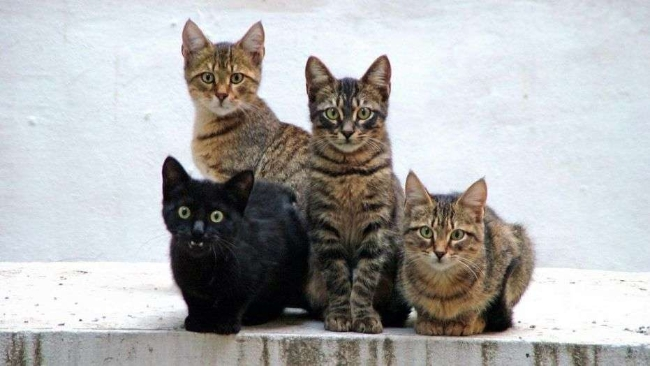
#> input picture cat.jpg, 650 x 366 px
$ python homework2_1.py
#> lines starting #> are read from the running program, lines starting #| are printed output that depends on the picture
import numpy as np
import cv2

def draw_circle(event, x, y, flags, param):
    global ix, iy, drawing, size, img1
    if event == cv2.EVENT_LBUTTONDOWN:
        drawing = True
        ix, iy = x, y
    if event == cv2.EVENT_MOUSEMOVE and flags == cv2.EVENT_FLAG_LBUTTON:
        if drawing == True:
            cv2.circle(img1, (x, y), size, (255, 255, 255), -1)
    if event == cv2.EVENT_LBUTTONUP:
        drawing = False

def changeSize(x):
    size = cv2.getTrackbarPos('size', 'image')
    return size

drawing = False
ix,iy = -1,-1
size = 3
img1 = cv2.imread("cat.jpg")
#> img1 is the input picture: shape (366, 650, 3); mean B, G, R 175.8, 175.7, 175.7
img2 = cv2.imread("cat.jpg")

cv2.namedWindow('image')
cv2.setMouseCallback('image', draw_circle)
cv2.createTrackbar('size', 'image', 1, 10, changeSize)
while(1):
    img = np.hstack((img1, img2))
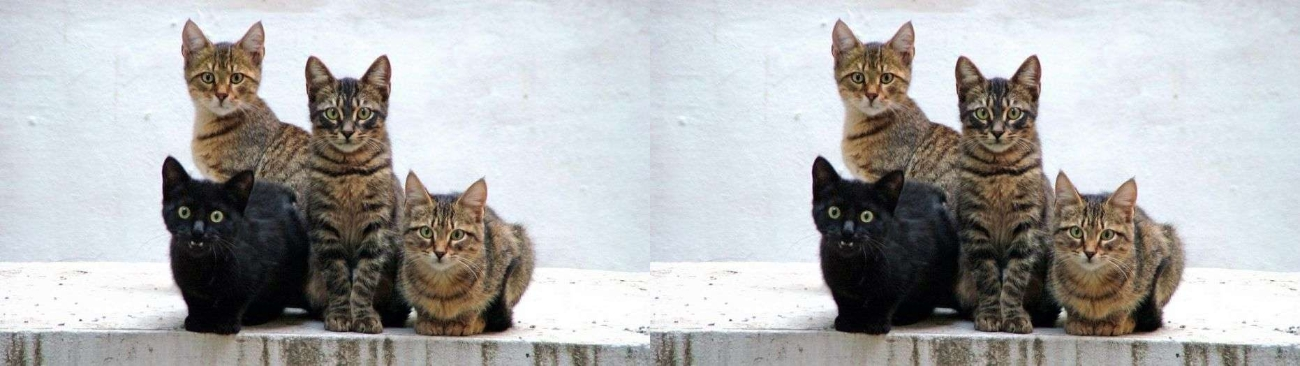
#> img: shape (366, 1300, 3); mean B, G, R 175.8, 175.7, 175.7
    cv2.imshow('image', img)
    size = cv2.getTrackbarPos('size', 'image')
    # 按ESC退出
    if cv2.waitKey(1) & 0xFF == 27:
#> (key Esc is pressed here)
        break
cv2.destroyAllWindows()

$ run again, with human.jpg copied over cat.jpg
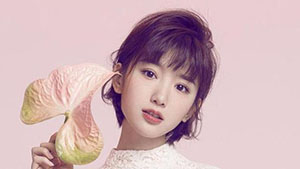
#> input picture human.jpg, 300 x 169 px
#> img1 is the input picture: shape (169, 300, 3); mean B, G, R 182.5, 178.5, 207.4
#> `img = np.hstack((img1, img2))`:
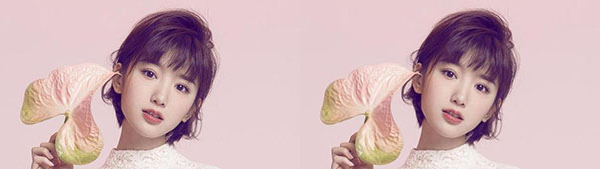
#> img: shape (169, 600, 3); mean B, G, R 182.5, 178.5, 207.4
